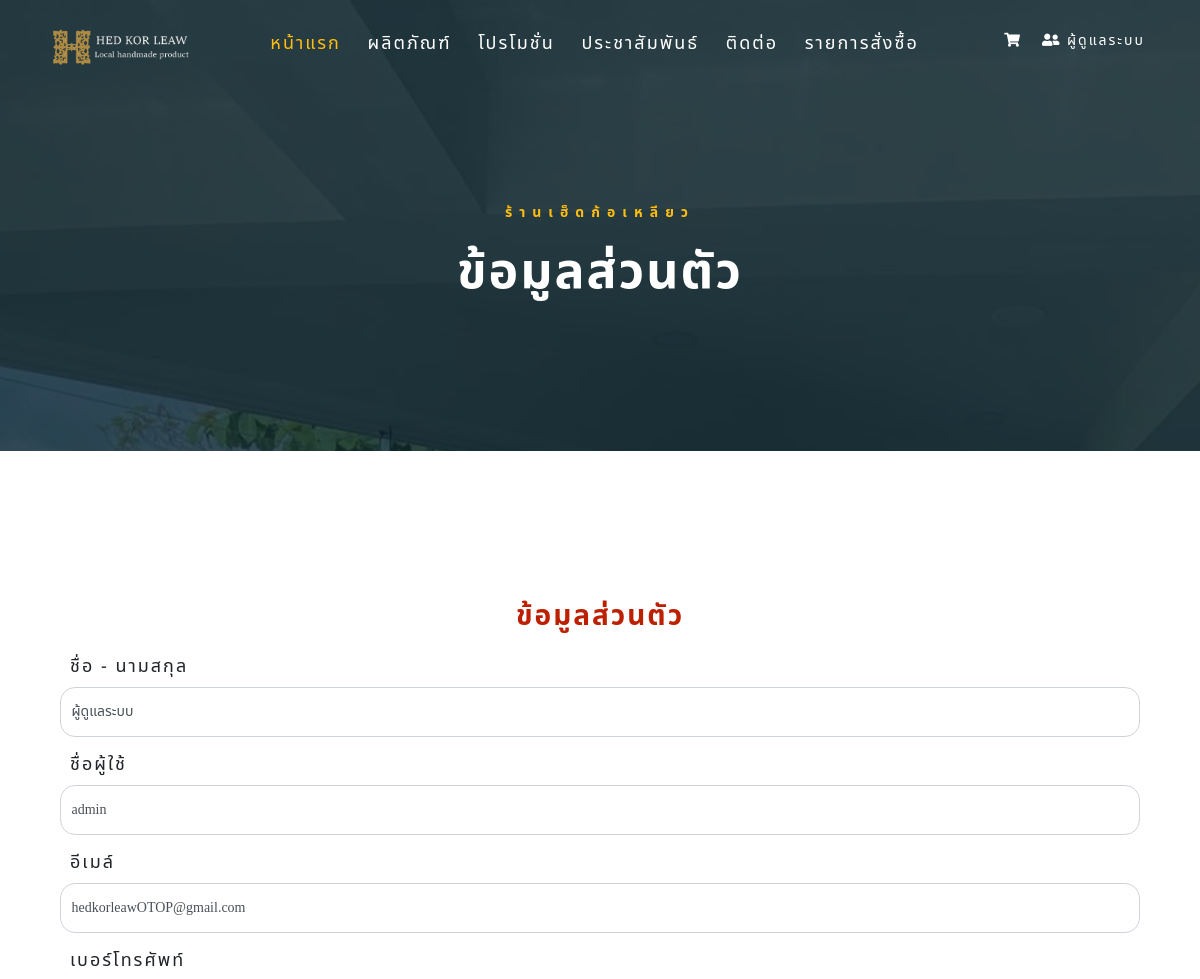
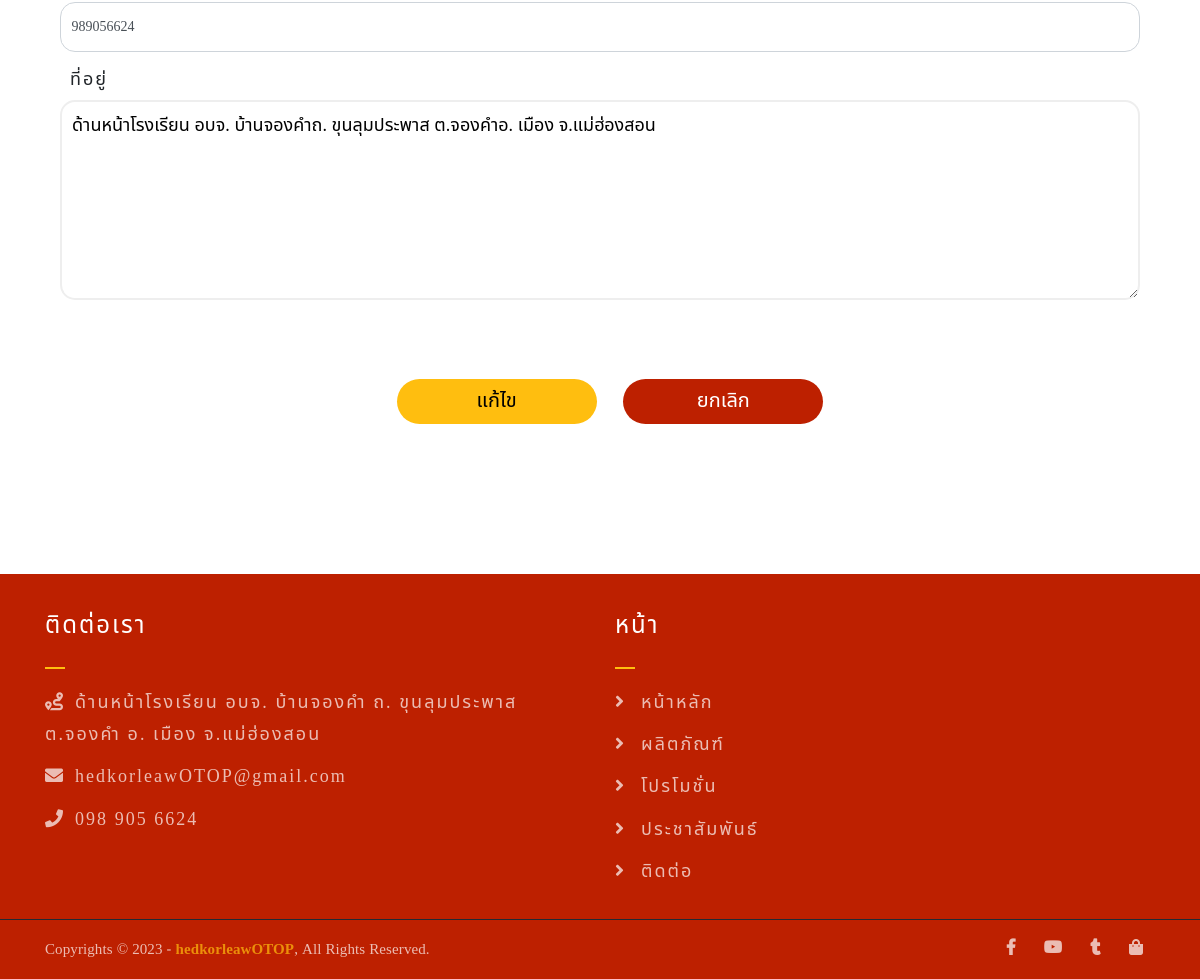
The app's page /member/editorinformation.php (signed in) with its own data (2 pictures, top to bottom).
### tables this page shows
CREATE TABLE `user` (
  `user_id` int(11) NOT NULL,
  `username` varchar(100) DEFAULT NULL,
  `password` varchar(100) DEFAULT NULL,
  `name` varchar(100) DEFAULT NULL,
  `email` varchar(100) DEFAULT NULL,
  `phone` int(10) DEFAULT NULL,
  `address` varchar(300) DEFAULT NULL,
  `status` varchar(1) DEFAULT NULL
);

### member/editorinformation.php (the view, shortened to what this page needs)
<?php
require_once "../connectDB.php";
if (!$_SESSION['userid']) {
  header("Location: index.php");
} else {
  $id = $_SESSION['userid'];
  $query = "SELECT * FROM user WHERE user_id = '$id'";
  $result = mysqli_query($conn, $query);
  $row = mysqli_fetch_array($result);
?>
<!DOCTYPE html>
<html lang="en">
<head>
  <link rel="stylesheet" href="../assets/css/all.min.css" />
  <link rel="stylesheet" href="../assets/bootstrap/css/bootstrap.min.css" />
  <link rel="stylesheet" href="../assets/css/owl.carousel.css" />
  <link rel="stylesheet" href="../assets/css/magnific-popup.css" />
  <link rel="stylesheet" href="../assets/css/animate.css" />
  <link rel="stylesheet" href="../assets/css/meanmenu.min.css" />
  <link rel="stylesheet" href="../assets/css/main.css" />
  <link rel="stylesheet" href="css/index.css" />
  <link rel="stylesheet" href="../assets/css/responsive.css" />
</head>
<body>
  <div class="top-header-area" id="sticker">
    <div class="container">
      <div class="row">
        <div class="col-lg-12 col-sm-12 text-center">
          <div class="main-menu-wrap">
            <div class="site-logo" style="margin-right: 25px">
              <a href="index.php">
                <img src="../assets/img/logo_four_white.png" alt="" />
              </a>
            </div>
            <nav class="main-menu">
              <ul>
                <li class="current-list-item">
                  <a href="index.php">หน้าแรก</a>
                </li>
                <li>
                  <a href="shop.php">ผลิตภัณฑ์</a>
                </li>
                <li>
                  <a href="board.php">โปรโมชั่น</a>
                </li>
                <li><a href="news.php">ประชาสัมพันธ์</a></li>
                <li><a href="contact.php">ติดต่อ</a></li>
                <li>
                  <a href="Orderlist.php">รายการสั่งซื้อ</a>
                </li>
                <li>
                  <div class="header-icons" style="font-size: 14px; margin-left: 25px">
                    <a href="cart.php"><i class="fas fa-shopping-cart"></i></a>
                    <div class="dropdown" style="float:right;">
                      <a class="member"><i class="	fas fa-user-friends"></i> <?php echo $row['name']; ?></a>
                    </div>
                  </div>
                </li>
              </ul>
            </nav>
          </div>
        </div>
      </div>
    </div>
  </div>
  <div class="breadcrumb-section homepage-bg-2">
    <div class="container">
      <div class="row">
        <div class="col-lg-8 offset-lg-2 text-center">
          <div class="breadcrumb-text">
            <p>ร้านเฮ็ดก้อเหลียว</p>
            <h1>ข้อมูลส่วนตัว</h1>
          </div>
        </div>
      </div>
    </div>
  </div>
  <div class="product-section mt-150 mb-150">
    <div class="container">
      <div class="information">
        <div class="container">
          <div class="information-container">
            <div class="information-header">
              <h3 style="margin-bottom: 20px;text-align: center;">ข้อมูลส่วนตัว</h3>
            </div>
            <form class="information-form" action="CRUDuser/updateUser.php" method="post">
            <div class="form-group">
                <label for="name">ชื่อ - นามสกุล</label>
                <input type="text" class="form-control" name="name" placeholder="กรุณาใส่ชื่อ - นามสกุล" value="<?php echo $row['name']; ?>"  />
              </div>
              <div class="form-group">
                <label for="username">ชื่อผู้ใช้</label>
                <input type="text" class="form-control" name="username" placeholder="กรุณาใส่ชื่อผู้ใช้" value="<?php echo $row['username']; ?>"  />
              </div>
              <div class="form-group">
                <label for="email">อีเมล์</label>
                <input type="email" class="form-control" name="email" placeholder="กรุณาใส่อีเมล์" value="<?php echo $row['email']; ?>"  />
              </div>
              <div class="form-group">
                <label for="number">เบอร์โทรศัพท์</label>
                <input type="text" class="form-control" name="phone" maxlength="10" size="10" placeholder="กรุณาใส่เบอร์โทรศัพท์" value="<?php echo $row['phone']; ?>"  />
              </div>
              <div class="form-group">
                <label for="tel">ที่อยู่</label>
                <textarea name="address" cols="30" rows="5" style="
                    padding: 10px;
                      width: 100%;
                      height: 200px;
                      border: 2px solid #eee;
                      border-radius: 15px;
                    " ><?php echo $row['address']; ?></textarea>
              </div>
              <br />
              <div class="button text-center">
                <button type="submit" name="submitUpdateUser">แก้ไข</button>
                <a class="cancel" href="information.php"><button type="button">ยกเลิก</button></a>
              </div>
            </form>
          </div>
        </div>
      </div>
    </div>
  </div>
  <div class="footer-area">
    <div class="container">
      <div class="row">
        <div class="col-lg-6 col-md-6">
          <div class="footer-box get-in-touch">
            <h2 class="widget-title">ติดต่อเรา</h2>
            <ul>
              <li>
                <i class="fas fa-route" style="width: 20px; padding-right: 30px"></i>ด้านหน้าโรงเรียน อบจ. บ้านจองคำ ถ. ขุนลุมประพาส <br />ต.จองคำ
                อ. เมือง จ.แม่ฮ่องสอน
              </li>
              <li>
                <i class="fas fa-envelope" style="width: 20px; padding-right: 30px"></i>hedkorleawOTOP@gmail.com
              </li>
              <li>
                <i class="fas fa-phone" style="width: 20px; padding-right: 30px"></i>098 905 6624
              </li>
            </ul>
          </div>
        </div>
        <div class="col-lg-6 col-md-6">
          <div class="footer-box pages">
            <h2 class="widget-title">หน้า</h2>
            <ul>
              <li>
                <i class="fas fa-angle-right" style="padding-right: 15px"></i><a href="index.php">หน้าหลัก</a>
              </li>
              <li>
                <i class="fas fa-angle-right" style="padding-right: 15px"></i><a href="shop.php">ผลิตภัณฑ์</a>
              </li>
              <li>
                <i class="fas fa-angle-right" style="padding-right: 15px"></i><a href="board.php">โปรโมชั่น</a>
              </li>
              <li>
                <i class="fas fa-angle-right" style="padding-right: 15px"></i><a href="news.php">ประชาสัมพันธ์</a>
              </li>
              <li>
                <i class="fas fa-angle-right" style="padding-right: 15px"></i><a href="contact.php">ติดต่อ</a>
              </li>
            </ul>
          </div>
        </div>
      </div>
    </div>
  </div>
  <div class="copyright">
    <div class="container">
      <div class="row">
        <div class="col-lg-6 col-md-12">
          <p>
            Copyrights © 2023 -
            <a href="#">hedkorleawOTOP</a>, All Rights Reserved.
          </p>
        </div>
        <div class="col-lg-6 text-right col-md-12">
          <div class="social-icons">
            <ul>
              <li>
                <a href="https://www.facebook.com/hedkorleawOTOP" target="_blank"><i class="fab fa-facebook-f"></i></a>
              </li>
              <li>
                <a href="https://www.youtube.com/@MHSPAO" target="_blank"><i class="fab fa-youtube"></i></a>
              </li>
              <li>
                <a href="https://www.tiktok.com/@hedkorleaw2?is_from_webapp=1&sender_device=pc" target="_blank"><i class="fab fa-tumblr"></i></a>
              </li>
              <li>
                <a href="https://shopee.co.th/hedkorleaw?utm_content=v7AhqvmwtRwAThK4mwBdnNgesBV" target="_blank"><i class="fas fa-shopping-bag"></i></a>
              </li>
            </ul>
          </div>
        </div>
      </div>
    </div>
  </div>
</body>
</html>
<?php } ?>

### assets/css/main.css (style rules this page uses)
html { font-size: 14px; font-weight: 400; line-height: 28px; height: 100%; }
body { letter-spacing: 2px; font-family: "Noto Sans Thai"; font-weight: normal; font-size: 18px; }
body img { max-width: 100%; }
a { cursor: pointer; text-decoration: none; -webkit-transition: all 0.2s ease-in-out; -o-transition: all 0.2s ease-in-out; transition: all 0.2s ease-in-out; }
h1, .h1, h2, .h2, h3, .h3, h4, .h4, h5, .h5, h6, .h6 { font-family: "Noto Sans Thai"; font-weight: 700; margin: 0 0 1.25rem 0; color: #BD2000; }
h1:last-child, .h1:last-child, h2:last-child, .h2:last-child, h3:last-child, .h3:last-child, h4:last-child, .h4:last-child, h5:last-child, .h5:last-child, h6:last-child, .h6:last-child { margin: 0; }
h1, .h1 { font-size: 4rem; font-weight: 700; line-height: 4rem; }
h2, .h2 { font-size: 3rem; font-weight: 700; line-height: 3.25rem; }
h3, .h3 { font-size: 2rem; font-weight: 700; line-height: 2.25rem; }
p { font-family: "Noto Sans Thai"; font-weight: 400; font-size: 1rem; letter-spacing: 0.1px; line-height: 1.8; color: #BD2000; margin: 0 0 1.25rem 0; }
p:last-child { margin: 0; }
.mt-150 { margin-top: 150px; }
.mb-150 { margin-bottom: 150px; }
.breadcrumb-text p { color: #FFBE0F; font-weight: 700; text-transform: uppercase; letter-spacing: 7px; }
.breadcrumb-text h1 { font-size: 50px; font-weight: 900; color: #fff; margin: 0; margin-top: 20px; }
.breadcrumb-section { padding: 150px 0; background-size: cover; background-position: center center; position: relative; z-index: 1; background-attachment: fixed; padding-top: 200px; }
.breadcrumb-section:after { position: absolute; left: 0; top: 0; width: 100%; height: 100%; content: ""; background-color: #07212e; z-index: -1; opacity: 0.8; }
.top-header-area { position: absolute; z-index: 999; width: 100%; padding: 20px; }
nav.main-menu ul { margin: 0; padding: 0; list-style: none; }
nav.main-menu ul li { display: inline-block; }
nav.main-menu ul li a { color: #fff; display: block; padding: 10px; }
nav.main-menu ul > li { position: relative; }
nav.main-menu ul li:last-child a { display: inline-block; }
nav.main-menu > ul li:last-child { float: right; }
.site-logo { float: left; max-width: 150px; }
.main-menu-wrap { position: relative; }
.header-icons a { color: #fff; display: inline-block; padding: 10px; }
.site-logo { padding: 6px 0; }
nav.main-menu ul li.current-list-item > a { color: #FFBE0F; }
nav.main-menu li a { -webkit-transition: 0.3s; -o-transition: 0.3s; transition: 0.3s; }
.top-header-area .header-icons a { -webkit-transition: 0.3s; -o-transition: 0.3s; transition: 0.3s; }
.top-header-area { -webkit-transition: 0.3s; -o-transition: 0.3s; transition: 0.3s; }
.footer-area { background-color: #BD2000; color: #fff; padding: 30px 0; }
h2.widget-title { font-size: 24px; font-weight: 500; position: relative; padding-bottom: 20px; color: #fff; }
h2.widget-title:after { position: absolute; left: 0; bottom: 0; width: 20px; height: 2px; background-color: #FFBE0F; content: ""; }
.footer-box ul { margin: 0; padding: 0; list-style: none; }
.footer-box ul li { opacity: 0.7; margin-bottom: 10px; line-height: 1.8; }
.footer-box ul li:last-child { margin-bottom: 0; }
.copyright { background-color: #BD2000; border-top: 1px solid #232a35; }
.copyright p { margin: 0; color: #fff; opacity: 0.7; padding: 16px 0; font-size: 15px; }
.copyright a { color: #FFBE0F; font-weight: 700; }
.social-icons ul { margin: 0; padding: 0; list-style: none; }
.social-icons ul li { display: inline-block; }
.social-icons ul li a { font-size: 16px; color: #fff; opacity: 0.7; padding: 16px 10px; display: block; }
.footer-box ul li a { color: #fff; }
.footer-box.pages ul li { position: relative; padding-right: 50px; }
.footer-box.pages ul li:before { position: absolute; left: 0; top: 0; font-family: "Noto Sans Thai"; font-weight: 900; color: #FFBE0F; }
.footer-box.pages ul li a { -webkit-transition: 0.3s; -o-transition: 0.3s; transition: 0.3s; }
.social-icons ul li a { -webkit-transition: 0.3s; -o-transition: 0.3s; transition: 0.3s; }
html, body { height: 100%; }
.homepage-bg-2 { background-image: url(../img/hedkorleaw3.jpg); }

### member/css/index.css (style rules this page uses)
label { padding-left: 10px; }
.form-group input { border-radius: 15px; height: 50px; }
button { margin-top: 30px; margin-left: 20px; font-size: 20px; border-radius: 30px; border: none; width: 200px; height: 45px; display: inline-block; background-color: #FFBE0F; color: #000000; }
.cancel button { color: white; background-color: #BD2000; }
.cancel button::after { border: none; }

### records on screen
user: name "ผู้ดูแลระบบ", username "admin", email "hedkorleawOTOP@gmail.com", phone "989056624", address "ด้านหน้าโรงเรียน อบจ. บ้านจองคำถ. ขุนลุมประพาส ต.จองคำอ. เมือง จ.แม่ฮ่องสอน"
